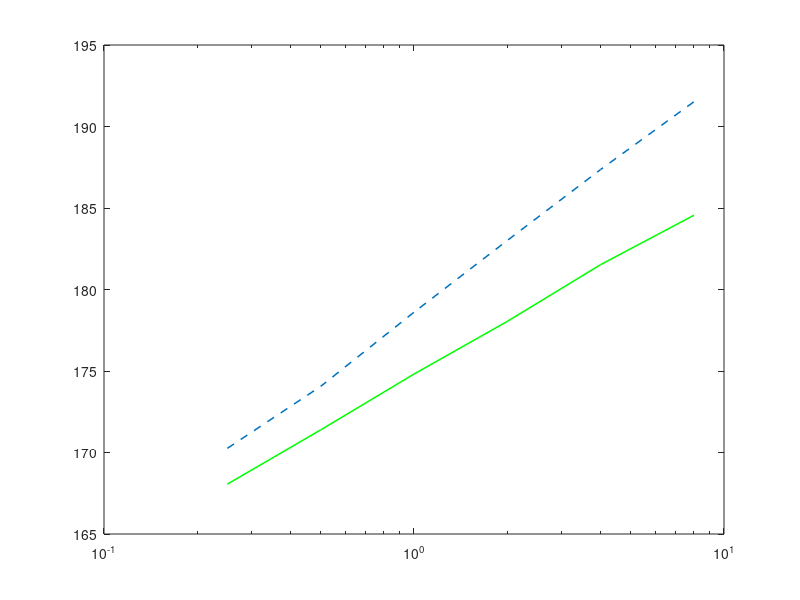

Write the MATLAB code that produced this figure. (Note: this script raises an error after producing the figure.)
%% Minutes
x_label = [0.25	0.5	1	2	4	8]



%% for DeadlinMissRatio

%Miss ratio
%y_11 = [0.5606	0.53235	0.50008	0.47276	0.44605	0.42397]
%y_12 = [0.56865	0.54412	0.52199	0.49564	0.48063	0.46051]
%y_13 = [0.56865	0.54412	0.52199	0.49564	0.48063	0.46051]

%y_12 = [0.56821	0.54265	0.51912	0.49905	0.47771	0.45982]
%y_13 = [0.56821	0.54265	0.51912	0.49905	0.47771	0.45982]


%E[V_O]
%y_11 = [29.191312	40.838535	52.897854	65.052466	76.051461	85.09189]
%y_12 = [26.059646	35.361316	44.361193	53.889261	61.373472	68.45001]
%y_13 = [26.059646	35.361316	44.361193	53.889261	61.373472	68.45001]

%y_12 = [26.128556	35.155575	44.555391	53.655586	62.39603	69.055401]
%y_13 = [26.128556	35.155575	44.555391	53.655586	62.39603	69.055401]


%E[V_D]
y_11 = [170.255487	174.057363	178.606406	183.007296	187.362248	191.519722]
%y_12 = [167.944526	170.93523	174.068954	178.082665	180.52126	183.940697]
%y_13 = [167.944526	170.93523	174.068954	178.082665	180.52126	183.940697]

y_12 = [168.05987	171.386433	174.812617	178.043723	181.525053	184.556691]
y_13 = [168.05987	171.386433	174.812617	178.043723	181.525053	184.556691]


i = i+1;
figure(i)

sz = 80;

semilogx(x_label,y_11,'--', 'MarkerSize',8, 'LineWidth',1.1)
hold on
semilogx(x_label,y_12,'-', 'MarkerSize',8, 'LineWidth',1.1,'color','green')
hold on
scatter(x_label,y_13,sz,'d','red', 'LineWidth',1.3)
hold on
%plot(x_label,y_14,'--o', 'MarkerSize',8, 'LineWidth',1.1)
%hold on


%ylabel('P_{miss}')
%ylabel('Average Offloading Volume (MB)')
ylabel('Average Download Volume (MB)')
xlabel('E[T_C] (Unit: E[T_0])')


xticklabels({'0.25'	,'0.5',	'1'	,'2'	,'4'	,'8'});

												
xlim([0.25, 8]);

%xticklabels({'0',	'1',	'2',	'3',	'4','5',	'6',	'7',	'8',	'9',	'10',	'11',	'12',	'13',	'14',	'15',	'16',	'17'	,'18'	,'20'	,'21'	,'22',	'23',	'24',	'26'});
set(gca, 'XTick', x_label);
%set(gca,'xticklabel',num2str(get(gca,'XTick')','%.4f'))
%legend({'F=200','F=500','F=1000'},'NumColumns',1);

%legend({'Constant Bandwidth','Multiple Bandwidth (E[t_1]=E[t_2])<E[T_C]','Multiple Bandwidth E[t_1]=E[t_2]=E[T_C]'},'NumColumns',1);
%legend({'Constant Bandwidth','Multiple Bandwidth (E[t_1]=E[t_2]=E[t_3])<E[T_C]','Multiple Bandwidth E[t_1]=E[t_2]=E[t_3]=E[T_C]'},'NumColumns',1);

legend({'Sou model (Math.)','Proposed Model (Math.)','Proposed Model (Sim.)'},'NumColumns',1);

hold off;
grid on;